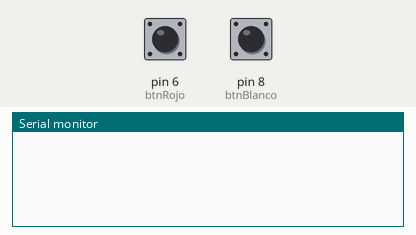
Recording of a sketch running on a simulated Arduino Uno, built with avr-gcc and run on an emulated ATmega328P. Parts: the last lines printed to the serial monitor. The inputs (shaded band) are chosen by the test bench; at power-on: pin 6 (btnRojo) HIGH, pin 8 (btnBlanco) HIGH.

Above: at 1.2 s.
1.3 s: pin 6 (btnRojo) pulled LOW for 0.15 s
At 1.9 s:
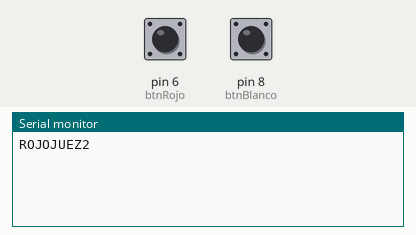
2.9 s: pin 8 (btnBlanco) pulled LOW for 0.15 s
At 4.3 s:
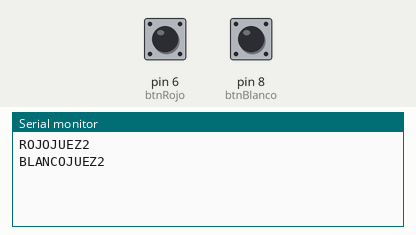

The sketch:

juez2.ino
```cpp
int btnRojo = 6;
int btnBlanco = 8;

void setup() {
  pinMode(btnRojo, INPUT_PULLUP);
  pinMode(btnBlanco, INPUT_PULLUP);
  Serial.begin(9600);

}

void loop() {
  if(digitalRead(btnRojo) == 0){
    Serial.println("ROJOJUEZ2");
    delay(200);
  }
  if(digitalRead(btnBlanco) == 0){
    Serial.println("BLANCOJUEZ2");
    delay(200);
  }


}
```

Measured:
- after the input at 1.3 s, the serial monitor: prints a new line at once (image 1)
- after the input at 2.9 s, the serial monitor: prints a new line at once (image 2)
